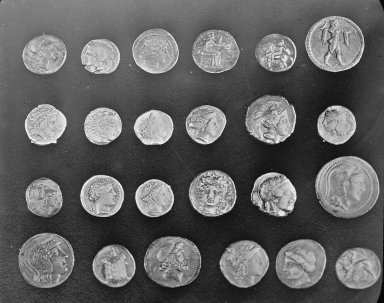
#> input picture skimage.data.coins(), 384 x 303 px
$ jupyter execute jobsheet_04.ipynb
#> lines starting #> are read from the running program, lines starting #| are printed output that depends on the picture; after the words box and inside, x2 and y2 are one past the last pixel; in counts of white or black regions, pixels touching at a corner belong together
<a href="https://colab.research.google.com/github/jekskiyy/2025_pengolahan_citra_ti2a/blob/main/jobsheet_04.ipynb" target="_parent"></a>

#JOBSHEET 04: SEGMENTASI GAMBAR

#Nama : Muhammad Zakiy F. A

#Kelas : TI 2A

#NIM : 4.33.23.0.21

1. Segmentasi Menggunakan Thresholding Global dan Otsu

[cell 1]
import matplotlib.pyplot as plt
from skimage import data, filters, img_as_ubyte
from skimage.color import rgb2gray

# 1. Memuat citra (contoh: coins)
image_coins = data.coins() # Citra sudah grayscale
#> image_coins is the input picture: shape (303, 384); min 1, max 252, mean 96.9

# 2. Thresholding Global (manual)
# Tentukan nilai ambang manual, misal 100
thresh_manual = 100
binary_manual = image_coins > thresh_manual
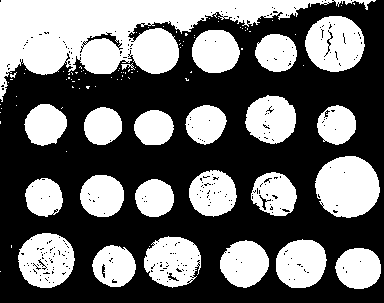
#> binary_manual: shape (303, 384) bool; 42% white; 100 white regions (77 under 20 px), largest, box (x1, y1, x2, y2) and area: (0, 0, 376, 102) 14558, (315, 156, 380, 218) 3108, (305, 16, 365, 72) 2514

# 3. Thresholding Otsu
thresh_otsu = filters.threshold_otsu(image_coins)
#> thresh_otsu = 107
binary_otsu = image_coins > thresh_otsu
#> binary_otsu: shape (303, 384) bool; 38.8% white; 96 white regions (70 under 20 px), largest, box (x1, y1, x2, y2) and area: (0, 0, 296, 76) 8792, (315, 156, 380, 218) 3062, (305, 16, 365, 72) 2459

# 4. Visualisasi Hasil
fig, axes = plt.subplots(ncols=3, figsize=(12, 4))
ax = axes.ravel()

ax[0].imshow(image_coins, cmap=plt.cm.gray)
ax[0].set_title('Original Image')
ax[0].axis('off')

ax[1].imshow(binary_manual, cmap=plt.cm.gray)
ax[1].set_title(f'Manual Threshold (T={thresh_manual})')
ax[1].axis('off')

ax[2].imshow(binary_otsu, cmap=plt.cm.gray)
ax[2].set_title(f"Otsu's Threshold (T={thresh_otsu:.2f})")
ax[2].axis('off')

plt.tight_layout()
plt.show()

# Menampilkan nilai threshold Otsu
print(f"Nilai threshold Otsu yang ditemukan: {thresh_otsu}")
#| Nilai threshold Otsu yang ditemukan: 107

Praktikum 2. Segmentasi Menggunakan Region Growing (Contoh Sederhana)

[cell 2]
import numpy as np
import matplotlib.pyplot as plt
from skimage import data, segmentation, color

# 1. Memuat citra (contoh: camera)
image_camera = data.camera()
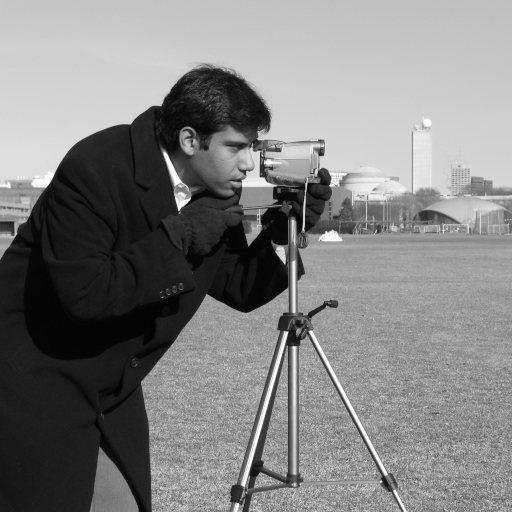
#> input picture skimage.data.camera(), 512 x 512 px
#> image_camera is the input picture: shape (512, 512); min 0, max 255, mean 129.1

# 2. Tentukan titik 'seed' (benih)
# Misal, kita pilih titik di area langit (misal, koordinat y=50, x=150)
seed_point = (50, 150)

# 3. Terapkan algoritma flood fill (mirip region growing)
# 'tolerance' menentukan seberapa besar perbedaan intensitas yang diizinkan
flood_mask = segmentation.flood(image_camera, seed_point, tolerance=10)
#> flood_mask: shape (512, 512) bool; 22.4% white; 1 white region, box (x1, y1, x2, y2) and area: (0, 0, 512, 199) 58675

# 4. Buat citra tersegmentasi (tandai region yang 'tumbuh')
segmented_image = np.copy(image_camera)
segmented_image[flood_mask] = 255 # Tandai region dengan warna putih

# 5. Visualisasi Hasil
fig, axes = plt.subplots(ncols=3, figsize=(12, 4))
ax = axes.ravel()

ax[0].imshow(image_camera, cmap=plt.cm.gray)
ax[0].plot(seed_point[1], seed_point[0], 'ro') # Tandai seed point
ax[0].set_title('Original Image with Seed')
ax[0].axis('off')

ax[1].imshow(flood_mask, cmap=plt.cm.gray)
ax[1].set_title('Flood Fill Mask (Region)')
ax[1].axis('off')

ax[2].imshow(segmented_image, cmap=plt.cm.gray)
ax[2].set_title('Segmented Image (Region Marked)')
ax[2].axis('off')

plt.tight_layout()
plt.show()

Praktikum 3. Segmentasi Citra Berwarna Menggunakan K-Means Clustering

[cell 3]
import numpy as np
import matplotlib.pyplot as plt
from skimage import data, io
from sklearn.cluster import KMeans
from skimage.color import rgb2lab, lab2rgb
import warnings

# 1. Memuat citra berwarna (contoh: astronaut)
image_astro = data.astronaut()
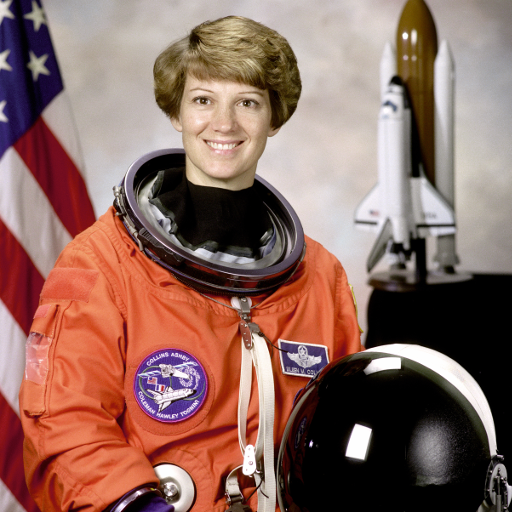
#> input picture skimage.data.astronaut(), 512 x 512 px
#> image_astro is the input picture: shape (512, 512, 3); mean R, G, B 141.6, 105.8, 96.5
# Konversi ke float untuk perhitungan
image_astro_float = image_astro.astype(float) / 255.0

# 2. Reshape citra menjadi array piksel [jumlah_piksel, jumlah_fitur]
# Fitur bisa RGB atau Lab. Ruang warna Lab seringkali lebih baik untuk persepsi warna.
# Konversi ke Lab
image_lab = rgb2lab(image_astro_float)
#> image_lab: shape (512, 512, 3) float64; mean of channels 0, 1, 2 47.7, 13.6, 12
rows, cols, dims = image_lab.shape
#> rows = 512; cols = 512; dims = 3
pixel_features = image_lab.reshape(rows * cols, dims)

# 3. Terapkan K-Means Clustering
# Tentukan jumlah klaster (segmen) yang diinginkan, misal K=4
n_clusters = 4
kmeans = KMeans(n_clusters=n_clusters, random_state=0, n_init=10) # n_init='auto' jika versi sklearn baru
# Hiding FutureWarnings related to default value of n_init
with warnings.catch_warnings():
    warnings.simplefilter("ignore")
    pixel_labels = kmeans.fit_predict(pixel_features)

# 4. Reshape label kembali ke bentuk citra
segmented_labels = pixel_labels.reshape(rows, cols)
#> segmented_labels: shape (512, 512) int32; 4 distinct labels, from 0 to 3

# 5. Buat citra tersegmentasi (warnai setiap segmen dengan warna rata-rata klaster)
segmented_image_kmeans = np.zeros_like(image_lab)
centers_lab = kmeans.cluster_centers_
for k in range(n_clusters):
    # Dapatkan piksel yang termasuk klaster k
    cluster_pixels = (pixel_labels == k)
    # Isi piksel tersebut di citra baru dengan warna pusat klaster k
    # Perlu reshape kembali cluster_pixels ke bentuk citra
    mask_k = cluster_pixels.reshape(rows, cols)
    segmented_image_kmeans[mask_k] = centers_lab[k]

# Konversi kembali ke RGB untuk ditampilkan
segmented_image_rgb = lab2rgb(segmented_image_kmeans)

# 6. Visualisasi Hasil
fig, axes = plt.subplots(ncols=3, figsize=(12, 4))
ax = axes.ravel()

ax[0].imshow(image_astro)
ax[0].set_title('Original Image (RGB)')
ax[0].axis('off')

# Menampilkan label klaster
ax[1].imshow(segmented_labels, cmap='viridis') # cmap bisa diganti
ax[1].set_title(f'K-Means Labels (K={n_clusters})')
ax[1].axis('off')

# Menampilkan citra hasil segmentasi K-Means
ax[2].imshow(segmented_image_rgb)
ax[2].set_title(f'Segmented Image (K-Means, K={n_clusters})')
ax[2].axis('off')

plt.tight_layout()
plt.show()

Praktikum 4. Segmentasi Berbasis Tepi Menggunakan Watershed

[cell 4]
import numpy as np
import matplotlib.pyplot as plt
from skimage import data, filters, segmentation, morphology, measure
from scipy import ndimage as ndi

# 1. Memuat citra (contoh: coins)
image_coins = data.coins()

# 2. Hitung gradien citra (sebagai 'topografi')
elevation_map = filters.sobel(image_coins)

# 3. Tentukan marker (penanda awal untuk setiap cekungan/objek)
#    Kita bisa menggunakan thresholding untuk mendapatkan marker kasar
markers = np.zeros_like(image_coins)
markers[image_coins < 30] = 1  # Marker untuk latar belakang
markers[image_coins > 150] = 2 # Marker untuk objek (koin)

# [9 lines of commented-out code are left out]
segmentation_watershed = segmentation.watershed(elevation_map, markers)
#> segmentation_watershed: shape (303, 384); values 1 (black) and 2 (white), 33.4% white; 25 white regions (1 under 20 px), largest, box (x1, y1, x2, y2) and area: (315, 156, 380, 218) 3141, (305, 16, 365, 72) 2604, (18, 233, 75, 288) 2461

# Warnai hasil segmentasi untuk visualisasi
segmented_colored = segmentation.mark_boundaries(image_coins, segmentation_watershed)

# 5. Visualisasi Hasil
fig, axes = plt.subplots(ncols=4, figsize=(16, 4), sharex=True, sharey=True)
ax = axes.ravel()

ax[0].imshow(image_coins, cmap=plt.cm.gray)
ax[0].set_title('Original Image')
ax[0].axis('off')

ax[1].imshow(elevation_map, cmap=plt.cm.nipy_spectral)
ax[1].set_title('Elevation Map (Sobel Gradient)')
ax[1].axis('off')

ax[2].imshow(markers, cmap=plt.cm.nipy_spectral)
ax[2].set_title('Markers')
ax[2].axis('off')

ax[3].imshow(segmented_colored)
ax[3].set_title('Watershed Segmentation')
ax[3].axis('off')

plt.tight_layout()
plt.show()
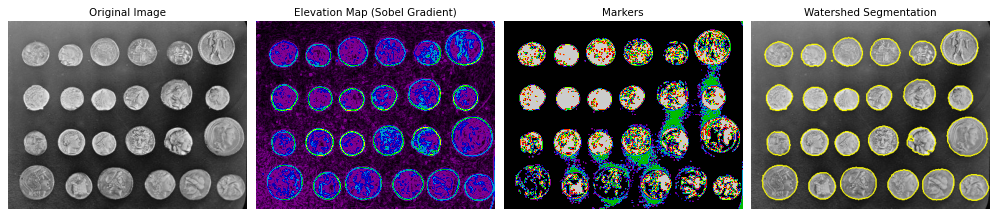
#> figure drawn by matplotlib, 4 panels

Praktikum 5. Perbandingan Visual Hasil Segmentasi

[cell 5]
import matplotlib.pyplot as plt
from skimage import data, filters, segmentation, img_as_float, color
from sklearn.cluster import KMeans
import numpy as np
import warnings

# 1. Pilih satu citra untuk perbandingan (misal: camera)
image = data.camera()
image_float = img_as_float(image)

# 2. Lakukan beberapa metode segmentasi
# a) Otsu Thresholding
thresh_otsu = filters.threshold_otsu(image)
#> thresh_otsu = 102
binary_otsu = image > thresh_otsu
#> binary_otsu: shape (512, 512) bool; 67.9% white; 179 black regions (168 under 20 px), largest, box (x1, y1, x2, y2) and area: (0, 67, 403, 512) 82891, (418, 210, 460, 224) 293, (0, 221, 14, 235) 163

# b) K-Means (misal K=3)
# Reshape untuk K-Means (1 fitur: intensitas)
rows, cols = image.shape
pixel_features = image_float.reshape(rows * cols, 1)
n_clusters = 3
kmeans = KMeans(n_clusters=n_clusters, random_state=0, n_init=10)
with warnings.catch_warnings():
    warnings.simplefilter("ignore")
    pixel_labels = kmeans.fit_predict(pixel_features)
segmented_kmeans_labels = pixel_labels.reshape(rows, cols)
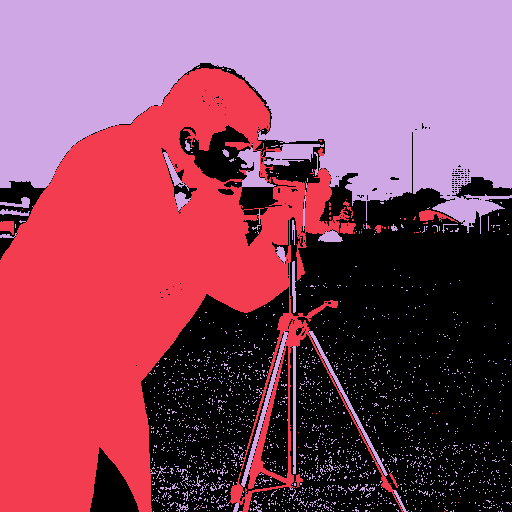
#> segmented_kmeans_labels: shape (512, 512) int32; 3 distinct labels, from 0 to 2; one colour per label, 0 black

# c) Watershed (gunakan marker sederhana dari Otsu)
elevation_map = filters.sobel(image)
#> elevation_map: shape (512, 512) float64
markers = np.zeros_like(image)
markers[image < thresh_otsu] = 1
markers[image > thresh_otsu] = 2
segmentation_watershed = segmentation.watershed(elevation_map, markers)
#> segmentation_watershed: shape (512, 512); values 1 (black) and 2 (white), 67.9% white; 167 black regions (156 under 20 px), largest, box (x1, y1, x2, y2) and area: (0, 67, 403, 512) 82841, (418, 210, 460, 224) 287, (0, 221, 14, 235) 163

# 3. Visualisasi Perbandingan
fig, axes = plt.subplots(1, 4, figsize=(16, 4), sharex=True, sharey=True)
ax = axes.ravel()

ax[0].imshow(image, cmap=plt.cm.gray)
ax[0].set_title('Original Image')
ax[0].axis('off')

ax[1].imshow(binary_otsu, cmap=plt.cm.gray)
ax[1].set_title('Otsu Thresholding')
ax[1].axis('off')

ax[2].imshow(segmented_kmeans_labels, cmap='viridis')
ax[2].set_title(f'K-Means (K={n_clusters})')
ax[2].axis('off')

# Gunakan mark_boundaries untuk Watershed agar lebih jelas
segmented_watershed_colored = segmentation.mark_boundaries(image_float, segmentation_watershed, color=(1,0,0))
ax[3].imshow(segmented_watershed_colored)
ax[3].set_title('Watershed')
ax[3].axis('off')

plt.suptitle('Comparison of Segmentation Methods')
plt.tight_layout(rect=[0, 0.03, 1, 0.95])
plt.show()

Eksperimen Tresholding

[cell 6]
import matplotlib.pyplot as plt
from skimage import data, filters
from skimage.color import rgb2gray
from skimage.filters import threshold_local, threshold_otsu, threshold_yen

# 1. Load citra
image = data.page()  # Sudah grayscale
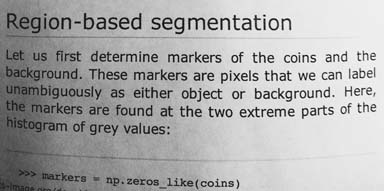
#> input picture skimage.data.page(), 384 x 191 px
#> image is the input picture: shape (191, 384); min 0, max 255, mean 171.5

# 2. Thresholding Otsu
thresh_otsu = threshold_otsu(image)
#> thresh_otsu = 157
binary_otsu = image > thresh_otsu
#> binary_otsu: shape (191, 384) bool; 63.8% white; 230 black regions (114 under 20 px), largest, box (x1, y1, x2, y2) and area: (0, 0, 198, 191) 20325, (99, 51, 137, 66) 231, (130, 86, 158, 99) 185

# 3. Thresholding Local (adaptif)
block_size = 35
local_thresh = threshold_local(image, block_size, offset=10)
binary_local = image > local_thresh
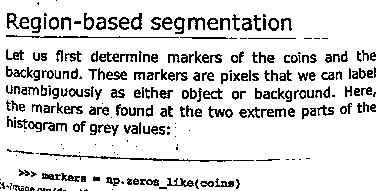
#> binary_local: shape (191, 384) bool; 85.8% white; black in thin lines or dots

# 4. Thresholding Yen
thresh_yen = threshold_yen(image)
#> thresh_yen = 121
binary_yen = image > thresh_yen
#> binary_yen: shape (191, 384) bool; 80.4% white; 247 black regions (99 under 20 px), largest, box (x1, y1, x2, y2) and area: (0, 12, 80, 191) 7658, (50, 102, 83, 115) 184, (106, 72, 127, 80) 101

# 5. Visualisasi
fig, axes = plt.subplots(1, 4, figsize=(16, 5), sharex=True, sharey=True)
ax = axes.ravel()

ax[0].imshow(image, cmap='gray')
ax[0].set_title('Original Image')
ax[0].axis('off')

ax[1].imshow(binary_otsu, cmap='gray')
ax[1].set_title(f'Otsu Threshold (T={thresh_otsu})')
ax[1].axis('off')

ax[2].imshow(binary_local, cmap='gray')
ax[2].set_title('Local Threshold')
ax[2].axis('off')

ax[3].imshow(binary_yen, cmap='gray')
ax[3].set_title(f'Yen Threshold (T={thresh_yen})')
ax[3].axis('off')

plt.tight_layout()
plt.show()

Perbandingan Tiga Metode Segmentasi Citra pada Gambar Sederhana: Otsu, K-Means, dan Watershed

[cell 7]
import numpy as np
import matplotlib.pyplot as plt
from skimage import io, color, filters, segmentation, img_as_float
from skimage.color import rgb2lab, lab2rgb
from sklearn.cluster import KMeans
from scipy import ndimage as ndi
import warnings
from google.colab import files

# 1. Mengunggah gambar menggunakan file.upload
uploaded = files.upload()
#> the answer given: carParkImg.png

# Mengambil nama file gambar yang diunggah
image_path = next(iter(uploaded))  # Ambil nama file pertama yang diunggah

# Memuat citra buah
image = io.imread(image_path)  # Ganti dengan path gambar yang diupload
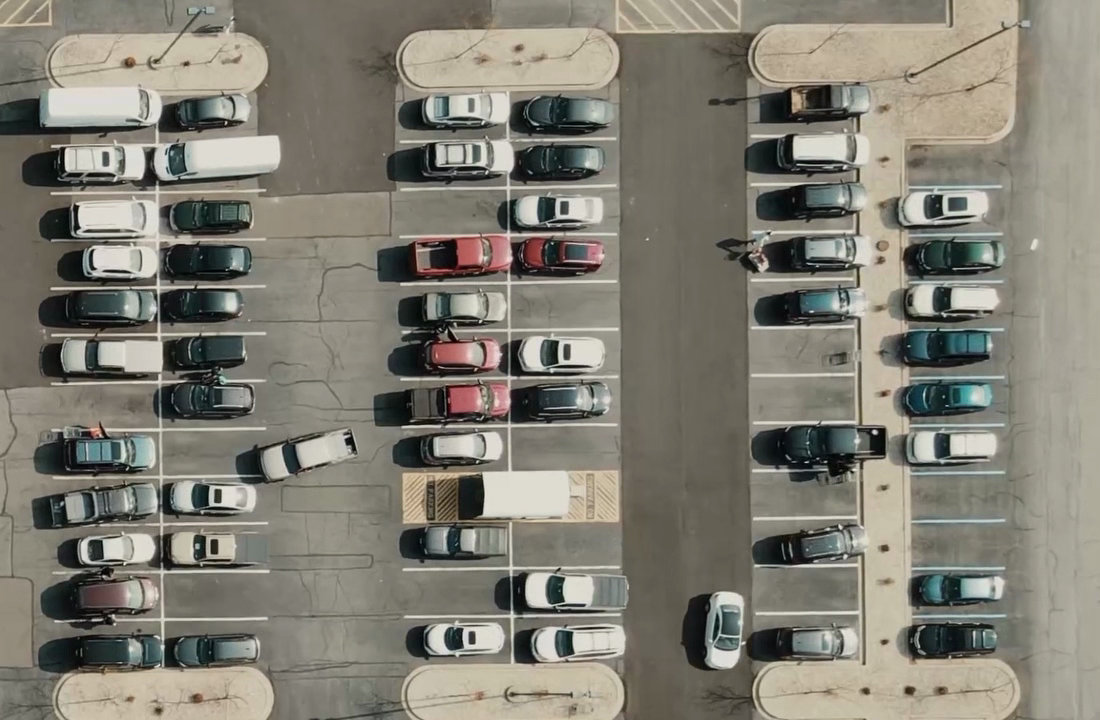
#> input picture carParkImg.png, 1100 x 720 px
#> image is the input picture: shape (720, 1100, 3); mean R, G, B 129.8, 126.7, 116
image_float = img_as_float(image)
#> image_float: shape (720, 1100, 3) float64
image_gray = color.rgb2gray(image_float)

# --- A. OTSU THRESHOLDING ---
thresh_otsu = filters.threshold_otsu(image_gray)
#> thresh_otsu = 0.482
binary_otsu = image_gray > thresh_otsu
#> binary_otsu: shape (720, 1100) bool; 54.5% white; 649 black regions (468 under 20 px), largest, box (x1, y1, x2, y2) and area: (164, 9, 990, 720) 129840, (0, 0, 506, 458) 65507, (74, 189, 605, 570) 56735

# --- B. K-MEANS CLUSTERING ---
image_lab = rgb2lab(image_float)
#> image_lab: shape (720, 1100, 3) float64; mean of channels 0, 1, 2 52.3, -0.8, 6.2
rows, cols, dims = image_lab.shape
#> rows = 720; cols = 1100
pixels = image_lab.reshape(rows * cols, dims)

n_clusters = 3
kmeans = KMeans(n_clusters=n_clusters, random_state=0, n_init=10)
with warnings.catch_warnings():
    warnings.simplefilter("ignore")
    labels_kmeans = kmeans.fit_predict(pixels)
seg_kmeans = labels_kmeans.reshape(rows, cols)
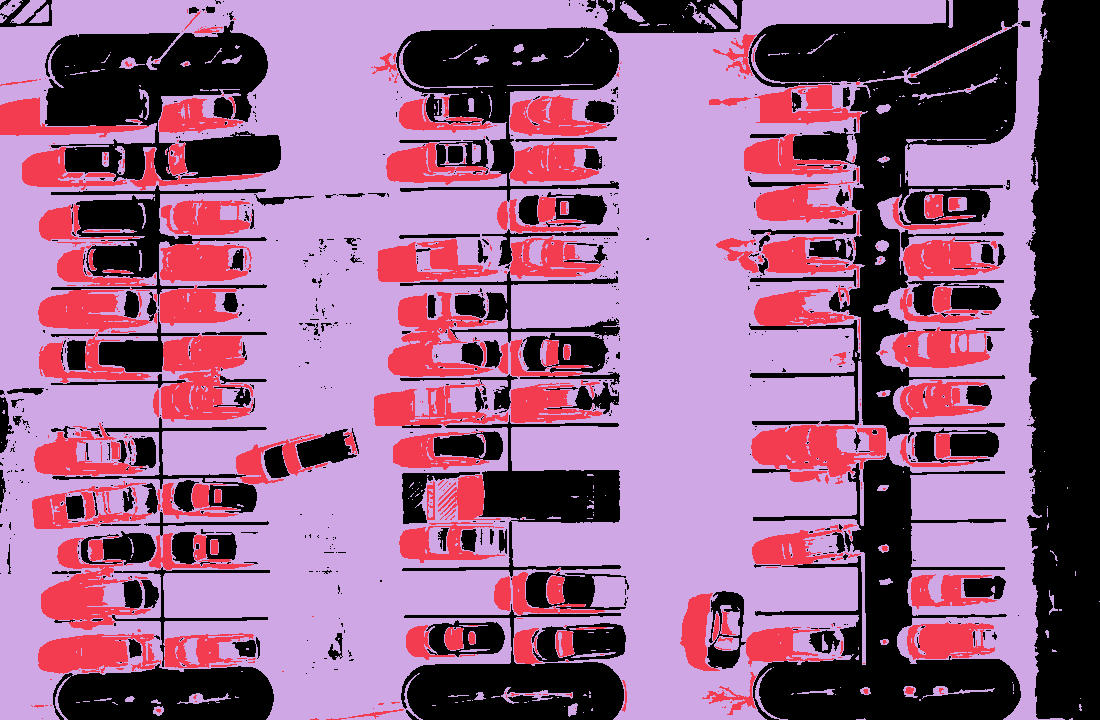
#> seg_kmeans: shape (720, 1100) int32; 3 distinct labels, from 0 to 2; one colour per label, 0 black

# --- C. WATERSHED SEGMENTATION ---
# Menghitung gradien dengan Sobel
gradient = filters.sobel(image_gray)

# Membuat marker untuk watershed
markers = np.zeros_like(image_gray, dtype=int)
markers[image_gray < thresh_otsu] = 1  # Latar belakang
markers[image_gray > thresh_otsu] = 2  # Objek (buatan atau buah)

# Terapkan watershed
seg_watershed = segmentation.watershed(gradient, markers)

# Menandai batas objek pada hasil watershed
watershed_boundaries = segmentation.mark_boundaries(image_float, seg_watershed)
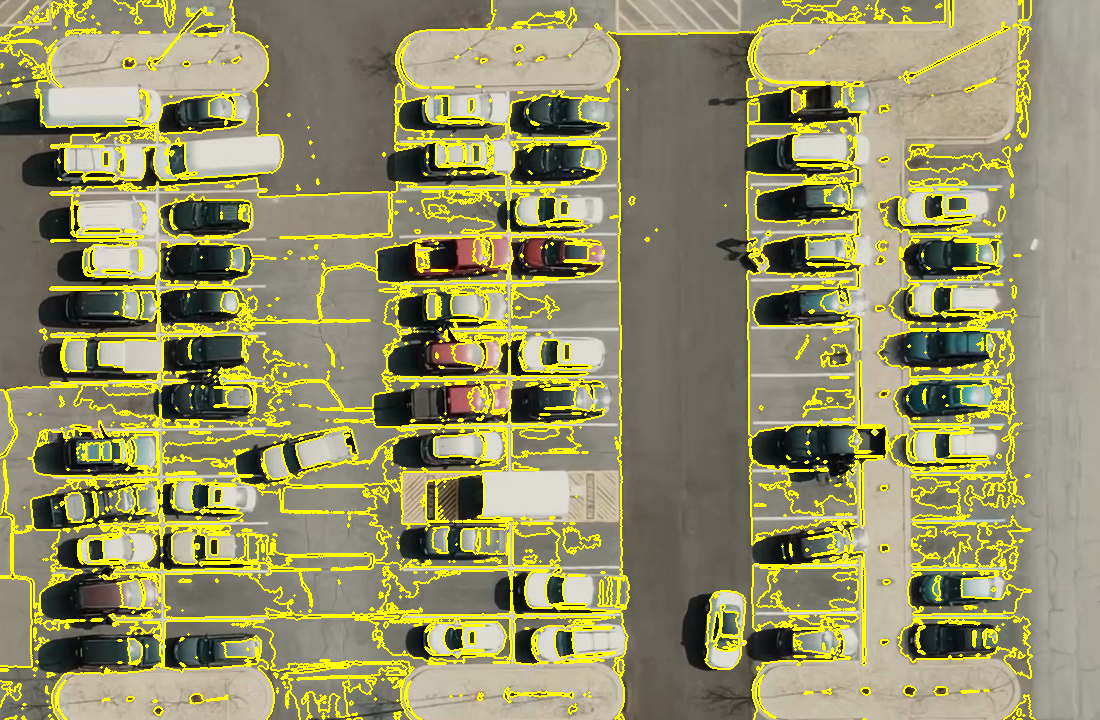
#> watershed_boundaries: shape (720, 1100, 3) float64; mean R, G, B 0.58, 0.568, 0.393

# --- D. VISUALISASI ---
fig, axes = plt.subplots(1, 4, figsize=(18, 5), sharex=True, sharey=True)
ax = axes.ravel()

# Menampilkan citra asli
ax[0].imshow(image)
ax[0].set_title('Original Image')
ax[0].axis('off')

# Menampilkan hasil Otsu Thresholding
ax[1].imshow(binary_otsu, cmap='gray')
ax[1].set_title('Otsu Thresholding')
ax[1].axis('off')

# Menampilkan hasil K-Means
ax[2].imshow(seg_kmeans, cmap='viridis')
ax[2].set_title(f'K-Means (K={n_clusters})')
ax[2].axis('off')

# Menampilkan hasil Watershed dengan batas objek
ax[3].imshow(watershed_boundaries)
ax[3].set_title('Watershed Segmentation')
ax[3].axis('off')

plt.tight_layout()
plt.show()
